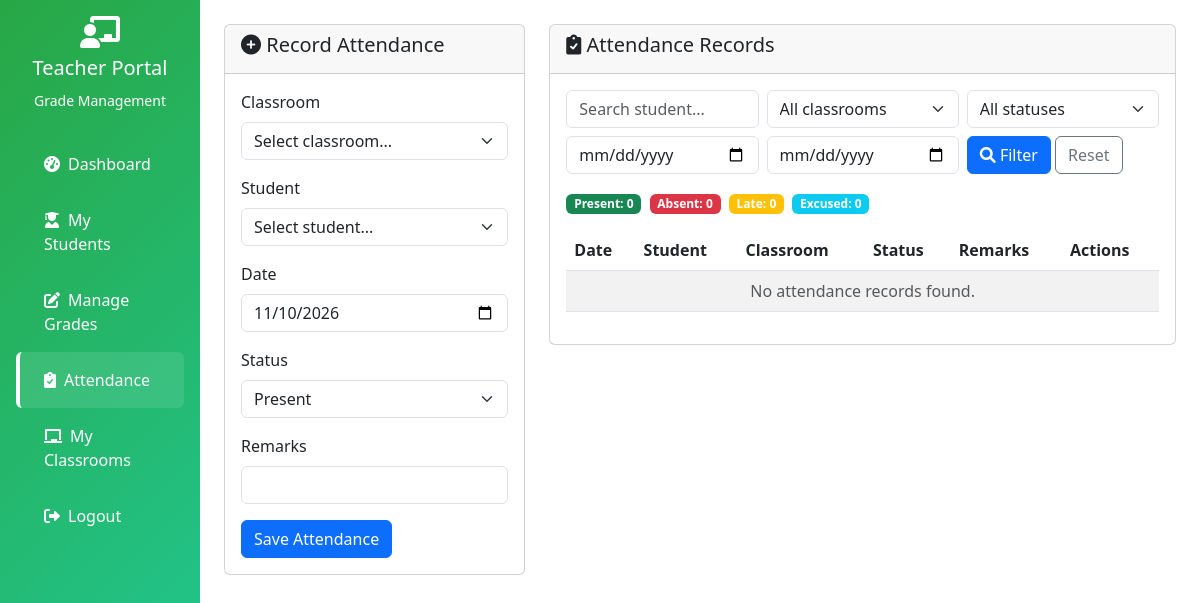
Before: /attendance.php (signed in) with the older database file.
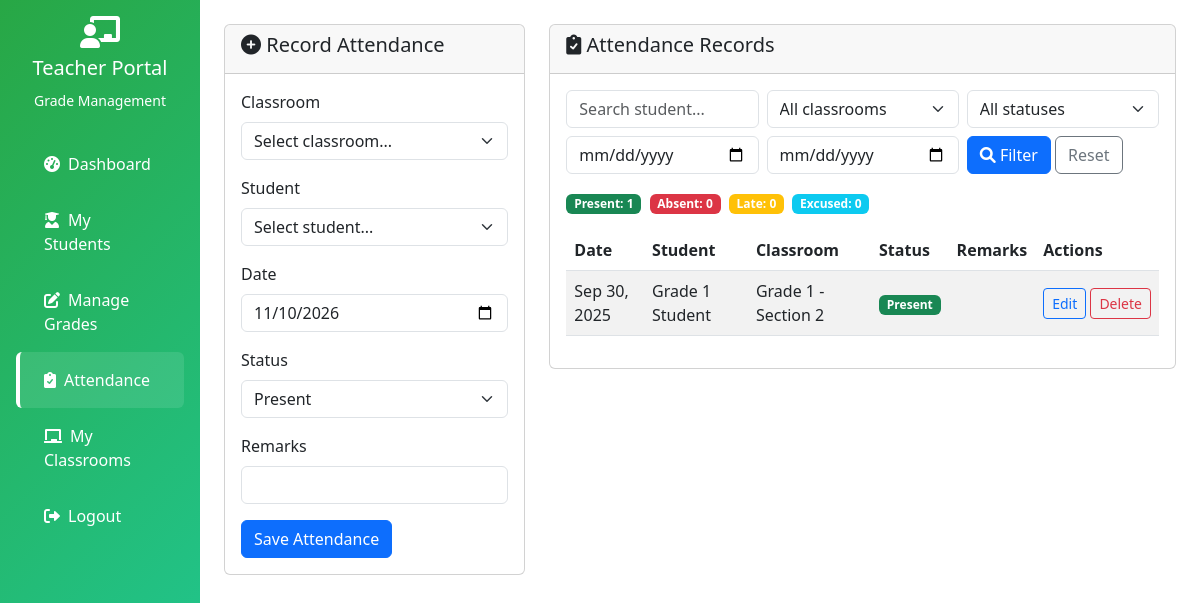
After: the same page with the newer database file.
### tables this page shows
CREATE TABLE `attendance` (
  `id` int(11) NOT NULL AUTO_INCREMENT,
  `student_id` int(11) NOT NULL,
  `classroom_id` int(11) NOT NULL,
  `teacher_id` int(11) NOT NULL,
  `attendance_date` date NOT NULL,
  `status` enum('present','absent','late','excused') NOT NULL DEFAULT 'present',
  `remarks` varchar(255) DEFAULT NULL,
  `created_at` timestamp NOT NULL DEFAULT current_timestamp(),
  PRIMARY KEY (`id`),
  UNIQUE KEY `uq_attendance` (`student_id`,`classroom_id`,`attendance_date`),
  KEY `classroom_id` (`classroom_id`),
  KEY `teacher_id` (`teacher_id`),
  CONSTRAINT `attendance_fk_student` FOREIGN KEY (`student_id`) REFERENCES `users` (`id`),
  CONSTRAINT `attendance_fk_classroom` FOREIGN KEY (`classroom_id`) REFERENCES `classrooms` (`id`),
  CONSTRAINT `attendance_fk_teacher` FOREIGN KEY (`teacher_id`) REFERENCES `users` (`id`)
);

CREATE TABLE `users` (
  `id` int(11) NOT NULL,
  `username` varchar(50) NOT NULL,
  `password` varchar(255) NOT NULL,
  `email` varchar(100) DEFAULT NULL,
  `role` enum('admin','teacher','student') NOT NULL,
  `first_name` varchar(50) DEFAULT NULL,
  `last_name` varchar(50) DEFAULT NULL,
  `created_at` timestamp NOT NULL DEFAULT current_timestamp()
);

CREATE TABLE `classrooms` (
  `id` int(11) NOT NULL,
  `name` varchar(100) NOT NULL,
  `description` text DEFAULT NULL,
  `teacher_id` int(11) DEFAULT NULL,
  `created_at` timestamp NOT NULL DEFAULT current_timestamp()
);

### includes/functions.php (called while the page is built, shortened)
<?php
function e($value) {
    return htmlspecialchars((string)$value, ENT_QUOTES, 'UTF-8');
}
?>

### attendance.php (the view, shortened to what the changed rows need)
<?php
include 'includes/conn.php';
include 'includes/functions.php';
include 'includes/layout.php';
$teacher_id = $_SESSION['user_id'];
$statuses = ['present', 'absent', 'late', 'excused'];
$where  = ["a.teacher_id = ?"];
$params = [$teacher_id];
$list = $pdo->prepare("
    SELECT a.*, u.first_name, u.last_name, c.name AS classroom_name
    FROM attendance a
    JOIN users u ON u.id = a.student_id
    JOIN classrooms c ON c.id = a.classroom_id
    WHERE " . implode(' AND ', $where) . "
    ORDER BY a.attendance_date DESC, u.first_name
");
$list->execute($params);
$records = $list->fetchAll();
$counts = array_fill_keys($statuses, 0);
foreach ($records as $r) { $counts[$r['status']]++; }
$badge = ['present' => 'success', 'absent' => 'danger', 'late' => 'warning', 'excused' => 'info'];
layoutStartSidebar('Attendance', 'teacher', 'attendance');
?>
<div class="row">
    <div class="col-md-8">
        <div class="card">
            <div class="card-body">
                <div class="mb-3">
                    <?php foreach ($statuses as $st): ?>
                        <span class="badge bg-<?php echo e($badge[$st]); ?> me-1"><?php echo e(ucfirst($st)); ?>: <?php echo e($counts[$st]); ?></span>
                    <?php endforeach; ?>
                </div>
                <div class="table-responsive">
                    <table class="table table-striped align-middle">
                        <thead><tr><th>Date</th><th>Student</th><th>Classroom</th><th>Status</th><th>Remarks</th><th>Actions</th></tr></thead>
                        <tbody>
                        <?php foreach ($records as $r): ?>
                            <tr>
                                <td><?php echo e(date('M j, Y', strtotime($r['attendance_date']))); ?></td>
                                <td><?php echo e($r['first_name'] . ' ' . $r['last_name']); ?></td>
                                <td><?php echo e($r['classroom_name']); ?></td>
                                <td><span class="badge bg-<?php echo e($badge[$r['status']]); ?>"><?php echo e(ucfirst($r['status'])); ?></span></td>
                                <td><?php echo e($r['remarks']); ?></td>
                                <td class="text-nowrap">
                                    <a href="?edit=<?php echo e($r['id']); ?>" class="btn btn-sm btn-outline-primary">Edit</a>
                                    <form method="POST" class="d-inline" onsubmit="return confirm('Are you sure you want to delete this attendance record?')">
                                        <button type="submit" name="delete_attendance" class="btn btn-sm btn-outline-danger">Delete</button>
                                    </form>
                                </td>
                            </tr>
                        <?php endforeach; ?>
                        <?php if (!$records): ?>
                            <tr><td colspan="6" class="text-center text-muted">No attendance records found.</td></tr>
                        <?php endif; ?>
                        </tbody>
                    </table>
                </div>
            </div>
        </div>
    </div>
</div>
<?php layoutEnd(); ?>

### includes/layout.php (shortened to what the changed rows need)
    <?php
function layoutStartSidebar($title, $role, $active) {
    if ($role === 'admin') {
        $gradient = 'linear-gradient(135deg, #667eea 0%, #764ba2 100%)';
        $icon = 'fa-graduation-cap';
        $heading = 'Grade Management';
        $sub = 'Administrator Panel';
        $items = [
            ['dashboard',    'admin.php#dashboard',  'fa-tachometer-alt', 'Dashboard'],
            ['users',        'admin.php#users',      'fa-users',          'Manage Users'],
            ['subjects',     'admin.php#subjects',   'fa-book',           'Subjects'],
            ['classrooms',   'admin.php#classrooms', 'fa-chalkboard',     'Classrooms'],
            ['grade_levels', 'grade_levels.php',     'fa-layer-group',    'Grade Levels'],
            ['terms',        'terms.php',            'fa-calendar-alt',   'Terms'],
        ];
    } else {
        $items = [
            ['dashboard',  'teacher.php#dashboard', 'fa-tachometer-alt',    'Dashboard'],
            ['students',   'teacher.php#students',  'fa-user-graduate',     'My Students'],
            ['grades',     'grades.php',            'fa-edit',              'Manage Grades'],
            ['attendance', 'attendance.php',        'fa-clipboard-check',   'Attendance'],
            ['classrooms', 'classroom.php',         'fa-chalkboard',        'My Classrooms'],
        ];
    }
    ?>
<!DOCTYPE html>
<html lang="en">
<head>
    <link href="https://cdn.jsdelivr.net/npm/bootstrap@5.3.0/dist/css/bootstrap.min.css" rel="stylesheet">
    <link href="https://cdnjs.cloudflare.com/ajax/libs/font-awesome/6.0.0/css/all.min.css" rel="stylesheet">
</head>
<body>
    <div class="container-fluid">
        <div class="row">
            <div class="col-md-3 col-lg-2 sidebar">
                <div class="d-flex flex-column p-3">
                    <ul class="nav nav-pills flex-column">
                        <?php foreach ($items as $it): ?>
                        <li class="nav-item">
                            <a class="nav-link <?php echo ($it[0] === $active) ? 'active' : ''; ?>" href="<?php echo e($it[1]); ?>">
                                <i class="fas <?php echo e($it[2]); ?> me-2"></i><?php echo e($it[3]); ?>
                            </a>
                        </li>
                        <?php endforeach; ?>
                    </ul>
                </div>
            </div>
            <div class="col-md-9 col-lg-10 ms-sm-auto px-4 py-4">
    <?php
}
    if ($message): ?>
    <?php endif;
function layoutEnd() {
    $sidebar = !empty($GLOBALS['layout_sidebar']);
    ?>
    <?php echo $sidebar ? '</div></div></div>' : '</div>'; ?>
</body>
</html>
    <?php
}

Changed rows visible on the page:
added attendance: attendance_date "Sep 30, 2025", student.last_name "Grade 1 Student", classroom.name "Grade 1 - Section 2", status "Present"
Other visible differences:
new list line: "Present : 1"
list line gone: "Present : 0"
text no longer shown: "No attendance records found."
